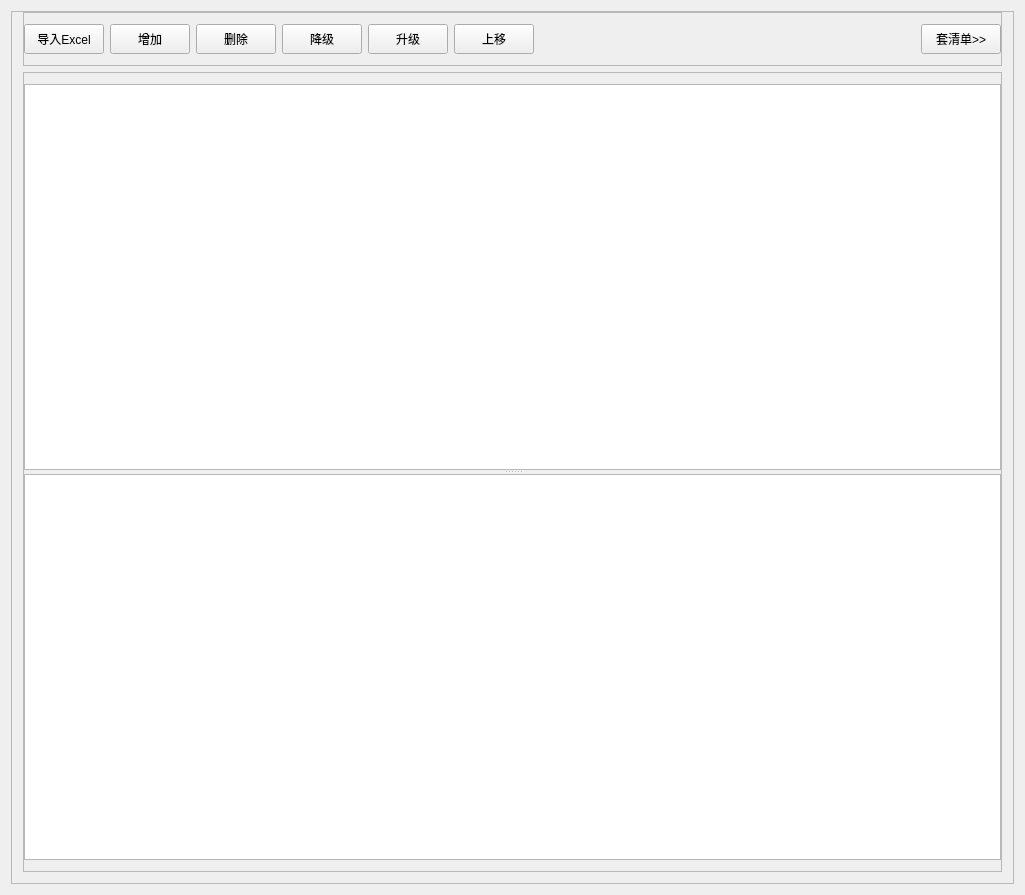
<?xml version="1.0" encoding="UTF-8"?>
<ui version="4.0">
 <class>CDlgWbqd</class>
 <widget class="QWidget" name="CDlgWbqd">
  <property name="geometry">
   <rect>
    <x>0</x>
    <y>0</y>
    <width>1025</width>
    <height>885</height>
   </rect>
  </property>
  <property name="windowTitle">
   <string>外部清单</string>
  </property>
  <layout class="QHBoxLayout" name="horizontalLayoutMain">
   <property name="spacing">
    <number>0</number>
   </property>
   <property name="sizeConstraint">
    <enum>QLayout::SetDefaultConstraint</enum>
   </property>
   <item>
    <widget class="QFrame" name="frameMain">
     <property name="sizePolicy">
      <sizepolicy hsizetype="Expanding" vsizetype="Preferred">
       <horstretch>0</horstretch>
       <verstretch>0</verstretch>
      </sizepolicy>
     </property>
     <property name="frameShape">
      <enum>QFrame::StyledPanel</enum>
     </property>
     <property name="frameShadow">
      <enum>QFrame::Raised</enum>
     </property>
     <layout class="QVBoxLayout" name="verticalLayout">
      <property name="topMargin">
       <number>0</number>
      </property>
      <item>
       <widget class="QFrame" name="frame">
        <property name="minimumSize">
         <size>
          <width>0</width>
          <height>0</height>
         </size>
        </property>
        <property name="frameShape">
         <enum>QFrame::StyledPanel</enum>
        </property>
        <property name="frameShadow">
         <enum>QFrame::Raised</enum>
        </property>
        <layout class="QHBoxLayout" name="horizontalLayout">
         <property name="leftMargin">
          <number>0</number>
         </property>
         <property name="rightMargin">
          <number>0</number>
         </property>
         <item>
          <widget class="QPushButton" name="pushButtonLoadExcel">
           <property name="minimumSize">
            <size>
             <width>80</width>
             <height>30</height>
            </size>
           </property>
           <property name="maximumSize">
            <size>
             <width>80</width>
             <height>30</height>
            </size>
           </property>
           <property name="layoutDirection">
            <enum>Qt::LeftToRight</enum>
           </property>
           <property name="text">
            <string>导入Excel</string>
           </property>
           <property name="icon">
            <iconset resource="pmqtfun.qrc">
             <normaloff>:/png/Resources/png/Form.png</normaloff>:/png/Resources/png/Form.png</iconset>
           </property>
          </widget>
         </item>
         <item>
          <widget class="QPushButton" name="pushButtonAdd">
           <property name="minimumSize">
            <size>
             <width>80</width>
             <height>30</height>
            </size>
           </property>
           <property name="maximumSize">
            <size>
             <width>80</width>
             <height>30</height>
            </size>
           </property>
           <property name="text">
            <string>增加</string>
           </property>
           <property name="icon">
            <iconset resource="pmqtfun.qrc">
             <normaloff>:/png/Resources/png/Add.png</normaloff>
             <normalon>:/png/Resources/png/Add.png</normalon>:/png/Resources/png/Add.png</iconset>
           </property>
          </widget>
         </item>
         <item>
          <widget class="QPushButton" name="pushButtonDelete">
           <property name="minimumSize">
            <size>
             <width>80</width>
             <height>30</height>
            </size>
           </property>
           <property name="maximumSize">
            <size>
             <width>80</width>
             <height>30</height>
            </size>
           </property>
           <property name="text">
            <string>删除</string>
           </property>
           <property name="icon">
            <iconset resource="pmqtfun.qrc">
             <normaloff>:/png/Resources/png/Erase.png</normaloff>:/png/Resources/png/Erase.png</iconset>
           </property>
          </widget>
         </item>
         <item>
          <widget class="QPushButton" name="pushButtonRetract">
           <property name="minimumSize">
            <size>
             <width>80</width>
             <height>30</height>
            </size>
           </property>
           <property name="maximumSize">
            <size>
             <width>80</width>
             <height>30</height>
            </size>
           </property>
           <property name="text">
            <string>降级</string>
           </property>
           <property name="icon">
            <iconset resource="pmqtfun.qrc">
             <normaloff>:/png/Resources/png/Right.png</normaloff>:/png/Resources/png/Right.png</iconset>
           </property>
          </widget>
         </item>
         <item>
          <widget class="QPushButton" name="pushButtonExpend">
           <property name="minimumSize">
            <size>
             <width>80</width>
             <height>30</height>
            </size>
           </property>
           <property name="maximumSize">
            <size>
             <width>80</width>
             <height>30</height>
            </size>
           </property>
           <property name="text">
            <string>升级</string>
           </property>
           <property name="icon">
            <iconset resource="pmqtfun.qrc">
             <normaloff>:/png/Resources/png/Left.png</normaloff>:/png/Resources/png/Left.png</iconset>
           </property>
          </widget>
         </item>
         <item>
          <widget class="QPushButton" name="pushButtonMoveUp">
           <property name="minimumSize">
            <size>
             <width>80</width>
             <height>30</height>
            </size>
           </property>
           <property name="maximumSize">
            <size>
             <width>80</width>
             <height>30</height>
            </size>
           </property>
           <property name="text">
            <string>上移</string>
           </property>
          </widget>
         </item>
         <item>
          <spacer name="horizontalSpacer_2">
           <property name="orientation">
            <enum>Qt::Horizontal</enum>
           </property>
           <property name="sizeType">
            <enum>QSizePolicy::Expanding</enum>
           </property>
           <property name="sizeHint" stdset="0">
            <size>
             <width>40</width>
             <height>20</height>
            </size>
           </property>
          </spacer>
         </item>
         <item>
          <widget class="QPushButton" name="pushButtonUseQD">
           <property name="minimumSize">
            <size>
             <width>80</width>
             <height>30</height>
            </size>
           </property>
           <property name="maximumSize">
            <size>
             <width>80</width>
             <height>30</height>
            </size>
           </property>
           <property name="layoutDirection">
            <enum>Qt::RightToLeft</enum>
           </property>
           <property name="text">
            <string>套清单&gt;&gt;</string>
           </property>
          </widget>
         </item>
        </layout>
       </widget>
      </item>
      <item>
       <widget class="QFrame" name="frameWbqd">
        <property name="minimumSize">
         <size>
          <width>0</width>
          <height>800</height>
         </size>
        </property>
        <property name="frameShape">
         <enum>QFrame::StyledPanel</enum>
        </property>
        <property name="frameShadow">
         <enum>QFrame::Raised</enum>
        </property>
        <layout class="QVBoxLayout" name="verticalLayout_2">
         <property name="leftMargin">
          <number>0</number>
         </property>
         <property name="rightMargin">
          <number>0</number>
         </property>
         <item>
          <widget class="QSplitter" name="splitter">
           <property name="orientation">
            <enum>Qt::Vertical</enum>
           </property>
           <widget class="QTreeView" name="treeViewWbqd">
            <property name="sizeIncrement">
             <size>
              <width>0</width>
              <height>0</height>
             </size>
            </property>
            <property name="baseSize">
             <size>
              <width>0</width>
              <height>0</height>
             </size>
            </property>
            <property name="dragEnabled">
             <bool>false</bool>
            </property>
            <property name="dragDropMode">
             <enum>QAbstractItemView::NoDragDrop</enum>
            </property>
           </widget>
           <widget class="QTableView" name="tableViewXMTZ"/>
          </widget>
         </item>
        </layout>
       </widget>
      </item>
     </layout>
    </widget>
   </item>
  </layout>
 </widget>
 <layoutdefault spacing="6" margin="11"/>
 <resources>
  <include location="pmqtfun.qrc"/>
 </resources>
 <connections>
  <connection>
   <sender>pushButtonLoadExcel</sender>
   <signal>clicked()</signal>
   <receiver>CDlgWbqd</receiver>
   <slot>On_pushButtonLoadExcel_Clicked()</slot>
   <hints>
    <hint type="sourcelabel">
     <x>58</x>
     <y>28</y>
    </hint>
    <hint type="destinationlabel">
     <x>4</x>
     <y>78</y>
    </hint>
   </hints>
  </connection>
  <connection>
   <sender>pushButtonUseQD</sender>
   <signal>clicked()</signal>
   <receiver>CDlgWbqd</receiver>
   <slot>On_pushButtonUseQD_Clicked()</slot>
   <hints>
    <hint type="sourcelabel">
     <x>1004</x>
     <y>49</y>
    </hint>
    <hint type="destinationlabel">
     <x>844</x>
     <y>99</y>
    </hint>
   </hints>
  </connection>
  <connection>
   <sender>pushButtonAdd</sender>
   <signal>clicked()</signal>
   <receiver>CDlgWbqd</receiver>
   <slot>On_pushButtonAdd_Clicked()</slot>
   <hints>
    <hint type="sourcelabel">
     <x>167</x>
     <y>33</y>
    </hint>
    <hint type="destinationlabel">
     <x>185</x>
     <y>2</y>
    </hint>
   </hints>
  </connection>
  <connection>
   <sender>pushButtonDelete</sender>
   <signal>clicked()</signal>
   <receiver>CDlgWbqd</receiver>
   <slot>On_pushButtonDelete_Clicked()</slot>
   <hints>
    <hint type="sourcelabel">
     <x>271</x>
     <y>49</y>
    </hint>
    <hint type="destinationlabel">
     <x>364</x>
     <y>6</y>
    </hint>
   </hints>
  </connection>
  <connection>
   <sender>treeViewWbqd</sender>
   <signal>clicked(QModelIndex)</signal>
   <receiver>CDlgWbqd</receiver>
   <slot>On_treeViewWbqd_Clicked(QModelIndex)</slot>
   <hints>
    <hint type="sourcelabel">
     <x>486</x>
     <y>77</y>
    </hint>
    <hint type="destinationlabel">
     <x>611</x>
     <y>6</y>
    </hint>
   </hints>
  </connection>
  <connection>
   <sender>pushButtonRetract</sender>
   <signal>clicked()</signal>
   <receiver>CDlgWbqd</receiver>
   <slot>On_pushButtonRetract_Clicked()</slot>
   <hints>
    <hint type="sourcelabel">
     <x>357</x>
     <y>49</y>
    </hint>
    <hint type="destinationlabel">
     <x>582</x>
     <y>-2</y>
    </hint>
   </hints>
  </connection>
  <connection>
   <sender>pushButtonExpend</sender>
   <signal>clicked()</signal>
   <receiver>CDlgWbqd</receiver>
   <slot>On_pushButtonExpend_Clicked()</slot>
   <hints>
    <hint type="sourcelabel">
     <x>443</x>
     <y>49</y>
    </hint>
    <hint type="destinationlabel">
     <x>856</x>
     <y>1</y>
    </hint>
   </hints>
  </connection>
  <connection>
   <sender>pushButtonMoveUp</sender>
   <signal>clicked()</signal>
   <receiver>CDlgWbqd</receiver>
   <slot>On_pushButtonMoveUp_Clicked()</slot>
   <hints>
    <hint type="sourcelabel">
     <x>509</x>
     <y>33</y>
    </hint>
    <hint type="destinationlabel">
     <x>131</x>
     <y>3</y>
    </hint>
   </hints>
  </connection>
  <connection>
   <sender>treeViewWbqd</sender>
   <signal>doubleClicked(QModelIndex)</signal>
   <receiver>CDlgWbqd</receiver>
   <slot>On_treeViewWbqd_DoubleClicked(QModelIndex)</slot>
   <hints>
    <hint type="sourcelabel">
     <x>633</x>
     <y>155</y>
    </hint>
    <hint type="destinationlabel">
     <x>1022</x>
     <y>320</y>
    </hint>
   </hints>
  </connection>
 </connections>
 <slots>
  <slot>On_pushButtonLoadExcel_Clicked()</slot>
  <slot>On_pushButtonUseQD_Clicked()</slot>
  <slot>On_pushButtonAdd_Clicked()</slot>
  <slot>On_pushButtonDelete_Clicked()</slot>
  <slot>On_treeViewWbqd_Clicked(QModelIndex)</slot>
  <slot>On_pushButtonExpend_Clicked()</slot>
  <slot>On_pushButtonRetract_Clicked()</slot>
  <slot>On_pushButtonMoveUp_Clicked()</slot>
  <slot>On_treeViewWbqd_DoubleClicked(QModelIndex)</slot>
 </slots>
</ui>
